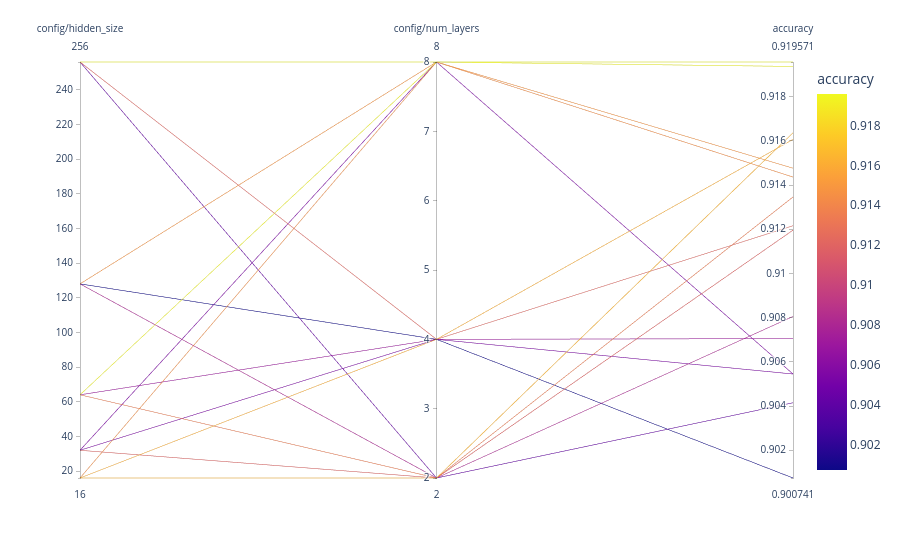

Write notebook code for a chart like this one.
### Markdown cell above
As you can see, we get a systematic scan, but large parts of the space are still unexplored, and we also explored parts that are really not very promising.

### Code cell
visualize.parallel_plot(analysis, columns)

### Figure 1 — Plotly figure (JSON) as saved in the notebook; plotly's stock layout.template omitted (floating-point values rounded to 4 significant figures)
{"data": [{"dimensions": [{"label": "config/hidden_size", "values": [16, 32, 64, 128, 256, 16, 32, 64, 128, 256, 16, 32, 64, 128, 256]}, {"label": "config/num_layers", "values": [2, 2, 2, 2, 2, 4, 4, 4, 4, 4, 8, 8, 8, 8, 8]}, {"label": "accuracy", "values": [0.9164, 0.912, 0.9135, 0.9081, 0.9041, 0.9161, 0.9054, 0.9071, 0.9007, 0.9122, 0.9144, 0.9054, 0.9194, 0.9148, 0.9196]}], "domain": {"x": [0, 1], "y": [0, 1]}, "line": {"color": [0.9164, 0.912, 0.9135, 0.9081, 0.9041, 0.9161, 0.9054, 0.9071, 0.9007, 0.9122, 0.9144, 0.9054, 0.9194, 0.9148, 0.9196], "coloraxis": "coloraxis"}, "name": "", "type": "parcoords"}], "layout": {"coloraxis": {"colorbar": {"title": {"text": "accuracy"}}, "colorscale": [[0, "#0d0887"], [0.1111, "#46039f"], [0.2222, "#7201a8"], [0.3333, "#9c179e"], [0.4444, "#bd3786"], [0.5556, "#d8576b"], [0.6667, "#ed7953"], [0.7778, "#fb9f3a"], [0.8889, "#fdca26"], [1, "#f0f921"]]}, "legend": {"tracegroupgap": 0}, "margin": {"t": 60}}}
